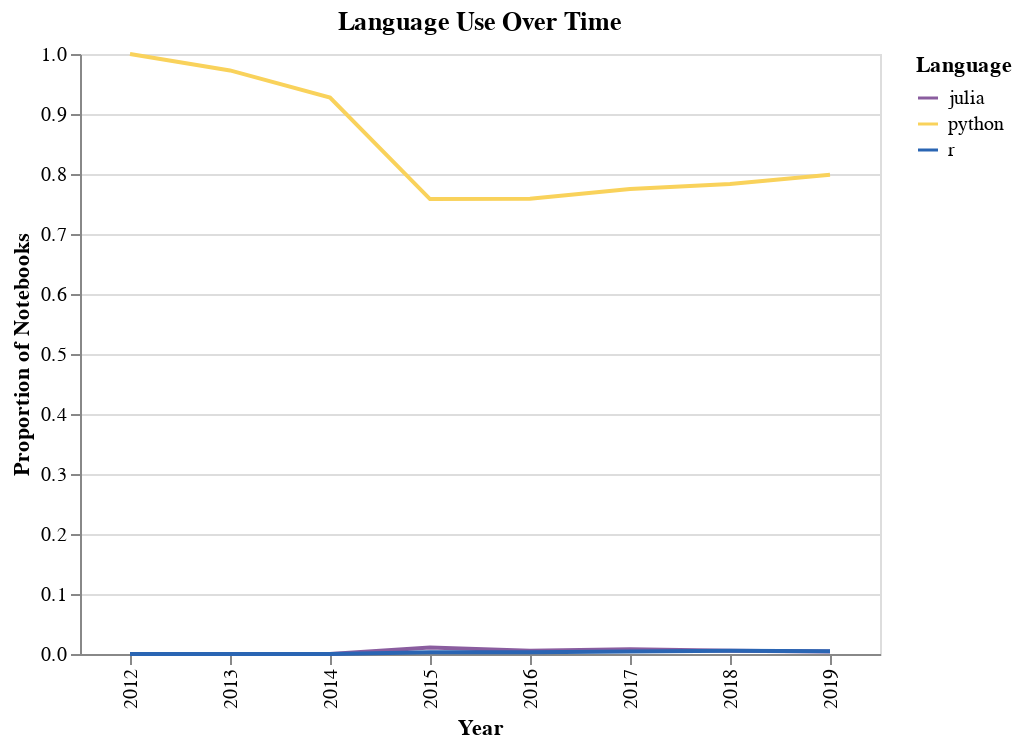

This figure's notebook cell:
### Markdown cell above
Python has always been the most popular language. The number of notebooks written in each language grows as the total number of notebooks written does, so let's instead look at the proportion within each year.

### Code cell
alt.Chart(lang_counts, width = 400, title = 'Language Use Over Time').mark_line().encode(
    alt.X('year:O', title = 'Year'),
    alt.Y('prop', title = 'Proportion of Notebooks'),
    alt.Color('language', 
              scale = alt.Scale(domain = ['julia','python','r'], range = ['#8A5D9F','#F9D25B','#2A65B3']),
              title = 'Language'
    )
)

### Figure 1 — Vega-Lite specification as saved in the notebook (floating-point values rounded to 4 significant figures)
{"$schema": "https://vega.github.io/schema/vega-lite/v3.3.0.json", "config": {"mark": {"tooltip": null}, "view": {"height": 300, "width": 400}}, "data": {"name": "data-8cecff06d1111ab2e7d8721b51e57209"}, "datasets": {"data-8cecff06d1111ab2e7d8721b51e57209": [{"count": 5, "language": "python", "prop": 1, "total": 5, "year": 2012}, {"count": 71, "language": "python", "prop": 0.9726, "total": 73, "year": 2013}, {"count": 447, "language": "python", "prop": 0.9274, "total": 482, "year": 2014}, {"count": 486, "language": "python", "prop": 0.7582, "total": 641, "year": 2015}, {"count": 1303, "language": "python", "prop": 0.7589, "total": 1717, "year": 2016}, {"count": 3490, "language": "python", "prop": 0.775, "total": 4503, "year": 2017}, {"count": 7951, "language": "python", "prop": 0.7834, "total": 10149, "year": 2018}, {"count": 10213, "language": "python", "prop": 0.7987, "total": 12787, "year": 2019}, {"count": 0, "language": "julia", "prop": 0, "total": 5, "year": 2012}, {"count": 0, "language": "julia", "prop": 0, "total": 73, "year": 2013}, {"count": 0, "language": "julia", "prop": 0, "total": 482, "year": 2014}, {"count": 7, "language": "julia", "prop": 0.01092, "total": 641, "year": 2015}, {"count": 9, "language": "julia", "prop": 0.005242, "total": 1717, "year": 2016}, {"count": 35, "language": "julia", "prop": 0.007773, "total": 4503, "year": 2017}, {"count": 57, "language": "julia", "prop": 0.005616, "total": 10149, "year": 2018}, {"count": 53, "language": "julia", "prop": 0.004145, "total": 12787, "year": 2019}, {"count": 0, "language": "r", "prop": 0, "total": 5, "year": 2012}, {"count": 0, "language": "r", "prop": 0, "total": 73, "year": 2013}, {"count": 0, "language": "r", "prop": 0, "total": 482, "year": 2014}, {"count": 2, "language": "r", "prop": 0.00312, "total": 641, "year": 2015}, {"count": 5, "language": "r", "prop": 0.002912, "total": 1717, "year": 2016}, {"count": 19, "language": "r", "prop": 0.004219, "total": 4503, "year": 2017}, {"count": 53, "language": "r", "prop": 0.005222, "total": 10149, "year": 2018}, {"count": 58, "language": "r", "prop": 0.004536, "total": 12787, "year": 2019}]}, "encoding": {"color": {"field": "language", "scale": {"domain": ["julia", "python", "r"], "range": ["#8A5D9F", "#F9D25B", "#2A65B3"]}, "title": "Language", "type": "nominal"}, "x": {"field": "year", "title": "Year", "type": "ordinal"}, "y": {"field": "prop", "title": "Proportion of Notebooks", "type": "quantitative"}}, "mark": "line", "title": "Language Use Over Time", "width": 400}
